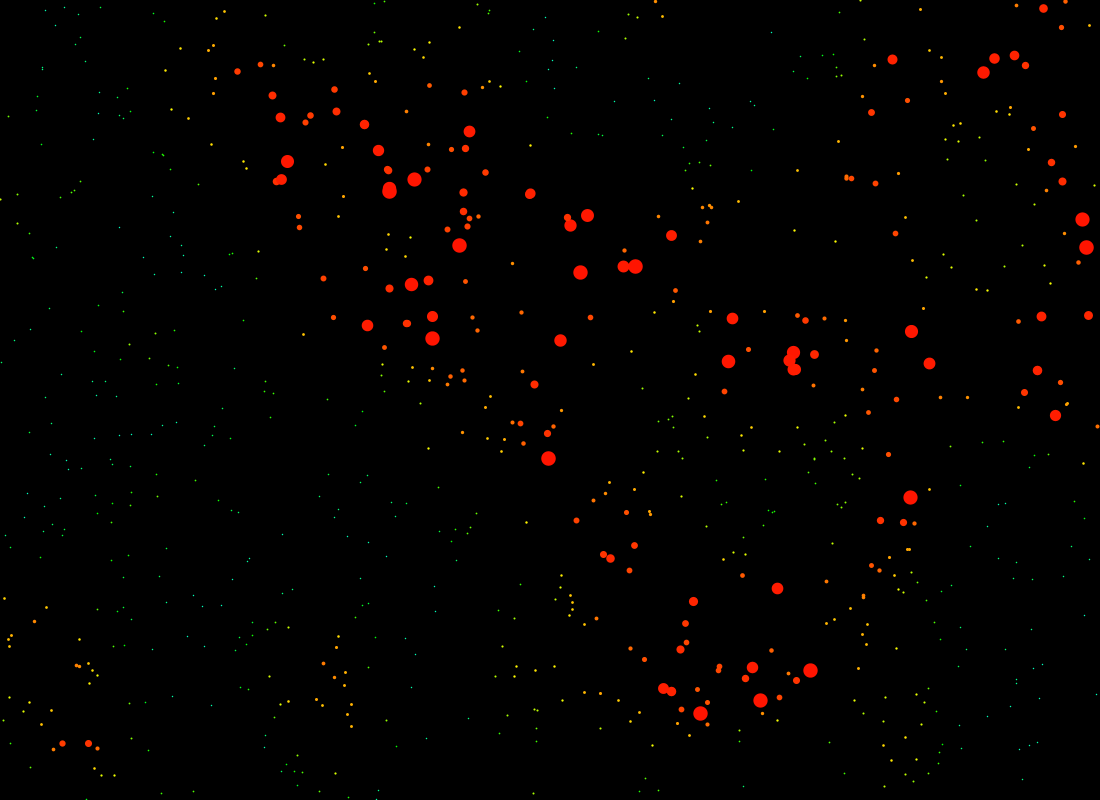
Frame 1 (no input)
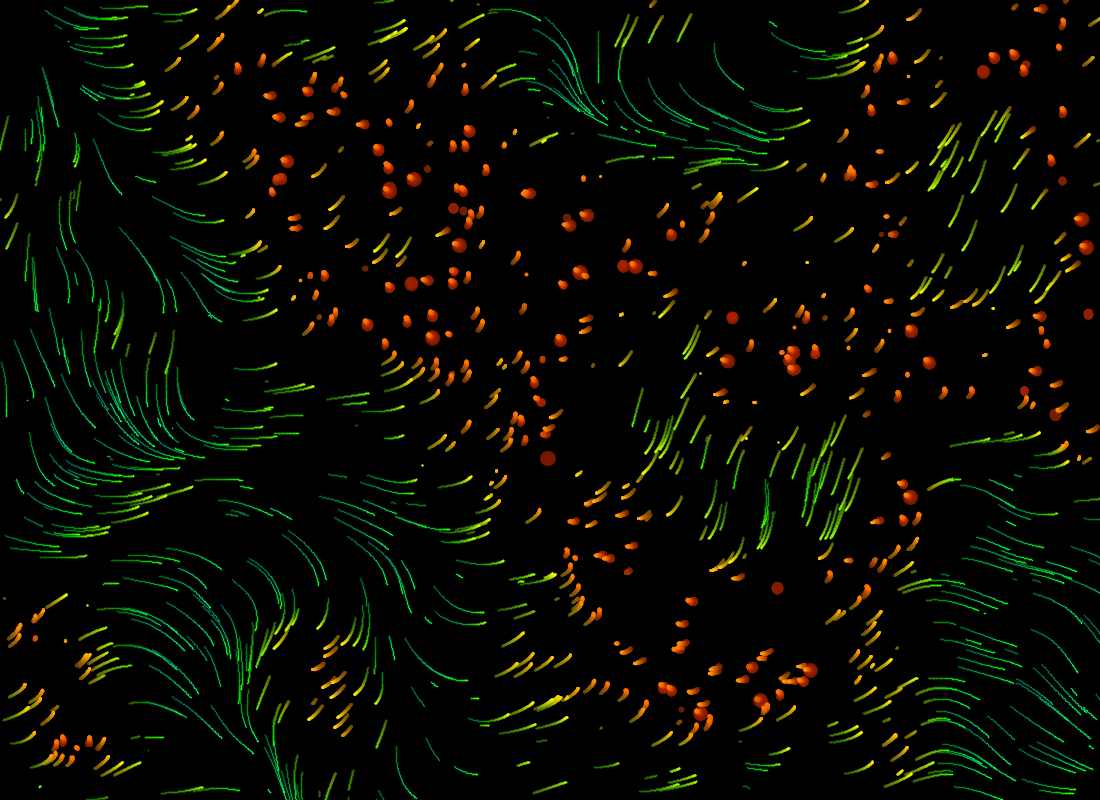
Frame 60 (the mouse pressed at the canvas centre just before this capture)
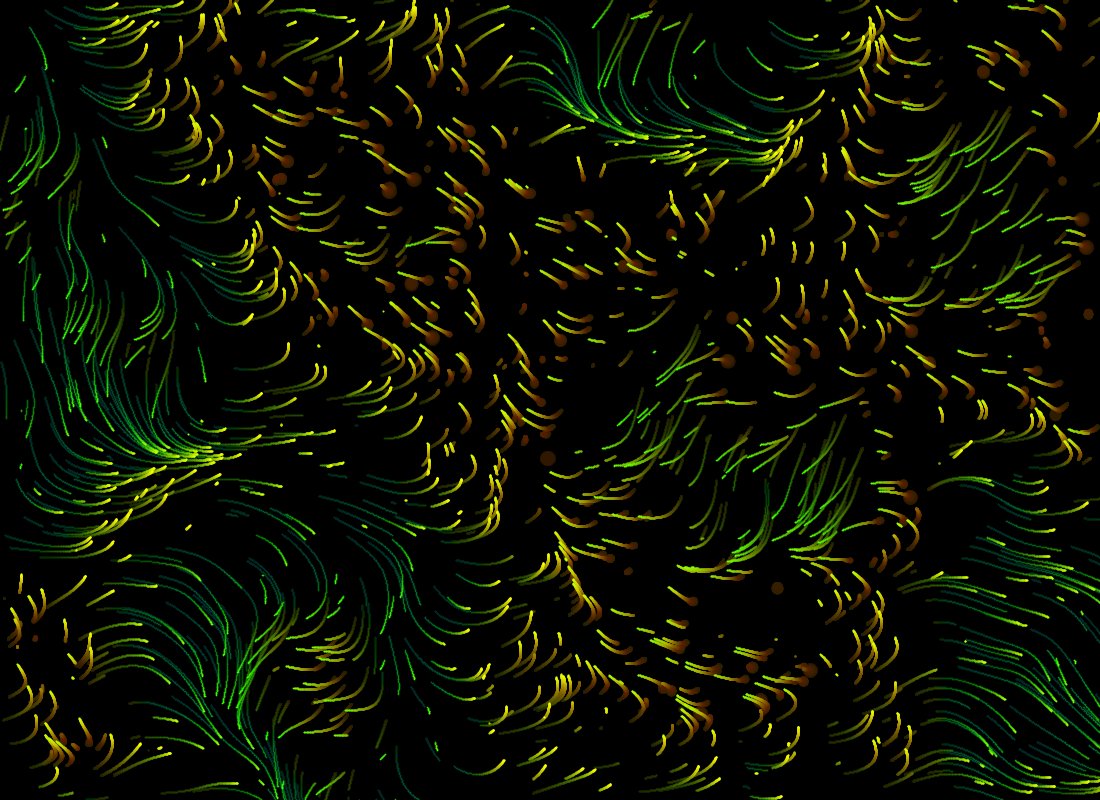
Frame 120 (the mouse held since frame 60 and released just before this capture)

The Processing sketch that drew these frames (run headless with seeded random() and noise(); from frame 60 on, the mouse is pressed at the canvas centre):

// Processing sketch: Wind
// ── Wind.pde

int n=800;
PVector[] ps= new PVector[n];
void setup() {
  size(1100, 800);   
  for (int i=0; i<n; i++) 
    ps[i]=  new PVector(random(width), random(height));
  background(0);
  colorMode(HSB);
}
void draw() {
  fill(0, 4);
  noStroke();
  rect(0, 0, width, height);
  stroke(255);
  float f1= 0.015*frameCount;  
  float f2= 0.01*frameCount;   
  for (int i=0; i<n; i++) {
    PVector p= ps[i];
    float theta=noise( 0.003*p.x , 0.003*p.y )*4*PI;  
    PVector a= new PVector(cos(theta), sin(theta) );
    PVector b= new PVector(cos(f1), cos(f2) );
    PVector v= PVector.lerp(a,b,0.4);
    p.add(v);
    if ( 0.005>random(1.0) ||p.x<0 || p.x>width || p.y<0 || p.y>height)
      ps[i]= new PVector(random(width), random(height)); 
    float mag= v.mag();
    strokeWeight(1 + 0.6/(0.01+mag));  
    stroke(100*mag, 255, 255);
    point(p.x, p.y);
  }
}
